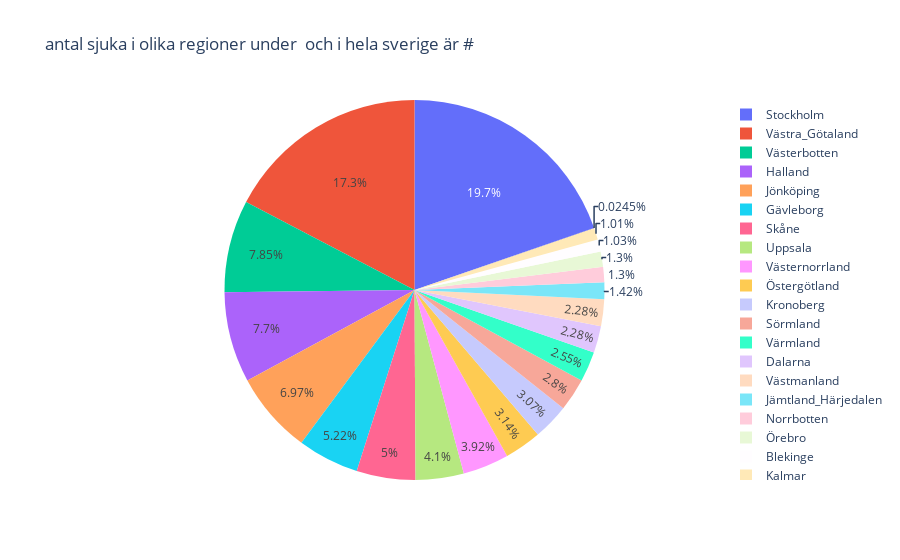

The notebook cell saved with this chart:
### Code cell
import pandas as pd
import plotly.graph_objects as go
import plotly.express as px
import matplotlib.pyplot as plt 

df = pd.read_csv("Regional_Daily_Cases.csv")
datum = df["Date"]
input_datum = input(" Ange en datum mellan 2020-02-04 och 2021-02-11!")

lista_regioner = df.columns[2:]

df_given_datum= df[df["Date"]==input_datum]
lista_cases = []
for x in regioner:
    casesPer_region = df_given_datum[x].iloc[0]
    lista_cases.append(casesPer_region)

px.pie(labels=lista_regioner,values=lista_cases,names=lista_regioner, title= f"antal sjuka i olika regioner under  och i hela sverige är # ")

### Figure 1 — Plotly figure (JSON) as saved in the notebook; plotly's stock layout.template omitted (floating-point values rounded to 4 significant figures)
{"data": [{"domain": {"x": [0, 1], "y": [0, 1]}, "hovertemplate": "label=%{label}<br>value=%{value}<extra></extra>", "labels": ["Blekinge", "Dalarna", "Gotland", "Gävleborg", "Halland", "Jämtland_Härjedalen", "Jönköping", "Kalmar", "Kronoberg", "Norrbotten", "Skåne", "Stockholm", "Sörmland", "Uppsala", "Värmland", "Västerbotten", "Västernorrland", "Västmanland", "Västra_Götaland", "Örebro", "Östergötland"], "legendgroup": "", "name": "", "showlegend": true, "type": "pie", "values": [42, 93, 1, 213, 314, 58, 284, 41, 125, 53, 204, 803, 114, 167, 104, 320, 160, 93, 707, 53, 128]}], "layout": {"legend": {"tracegroupgap": 0}, "title": {"text": "antal sjuka i olika regioner under  och i hela sverige är # "}}}
